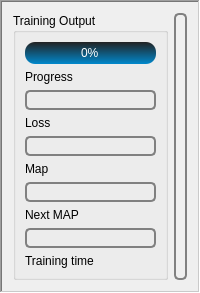
                 <widget class="QFrame" name="frame_9">
                  <property name="frameShape">
                   <enum>QFrame::WinPanel</enum>
                  </property>
                  <property name="frameShadow">
                   <enum>QFrame::Sunken</enum>
                  </property>
                  <layout class="QGridLayout" name="gridLayout">
                   <item row="0" column="0">
                    <widget class="QGroupBox" name="groupBox_10">
                     <property name="title">
                      <string>Training Output</string>
                     </property>
                     <layout class="QVBoxLayout" name="verticalLayout_10">
                      <item>
                       <widget class="QProgressBar" name="progress_label">
                        <property name="sizePolicy">
                         <sizepolicy hsizetype="Expanding" vsizetype="Fixed">
                          <horstretch>0</horstretch>
                          <verstretch>0</verstretch>
                         </sizepolicy>
                        </property>
                        <property name="maximumSize">
                         <size>
                          <width>16777215</width>
                          <height>16777215</height>
                         </size>
                        </property>
                        <property name="styleSheet">
                         <string notr="true">QProgressBar {
    background-color: qlineargradient(spread:repeat, x1:1, y1:0, x2:1, y2:1, stop:0 #222, stop:1 #0088cc);
    border-radius: 10px;
    text-align: center;
    color: #fff;
}

QProgressBar::chunk {
    background-color: qlineargradient(spread:repeat, x1:1, y1:0, x2:1, y2:1, stop:0 #0088cc, stop:1 #222);
    border-radius: 10px;
}

QProgressBar:hover {
    background-color: qlineargradient(spread:repeat, x1:1, y1:0, x2:1, y2:1, stop:0 #FFA500, stop:1 #0088cc);
    border-radius: 10px;
}</string>
                        </property>
                        <property name="value">
                         <number>0</number>
                        </property>
                        <property name="textVisible">
                         <bool>true</bool>
                        </property>
                       </widget>
                      </item>
                      <item>
                       <widget class="QLabel" name="label_4">
                        <property name="maximumSize">
                         <size>
                          <width>75</width>
                          <height>20</height>
                         </size>
                        </property>
                        <property name="text">
                         <string>Progress</string>
                        </property>
                        <property name="alignment">
                         <set>Qt::AlignLeading|Qt::AlignLeft|Qt::AlignVCenter</set>
                        </property>
                       </widget>
                      </item>
                      <item>
                       <widget class="QLabel" name="loss_label">
                        <property name="enabled">
                         <bool>true</bool>
                        </property>
                        <property name="sizePolicy">
                         <sizepolicy hsizetype="Expanding" vsizetype="Maximum">
                          <horstretch>0</horstretch>
                          <verstretch>0</verstretch>
                         </sizepolicy>
                        </property>
                        <property name="minimumSize">
                         <size>
                          <width>0</width>
                          <height>0</height>
                         </size>
                        </property>
                        <property name="maximumSize">
                         <size>
                          <width>16777215</width>
                          <height>16777215</height>
                         </size>
                        </property>
                        <property name="styleSheet">
                         <string notr="true">QLabel {
    border: 2px solid grey;
    border-radius: 5px;
    text-align: center;
    background-color: qlineargradient(x1:0, y1:0, x2:1, y2:1,
        stop:0 #eeeeee, stop:1 #dddddd);
    padding: 1px;
}

QLabel:hover {
    background-color: qlineargradient(x1:0, y1:0, x2:1, y2:1,
        stop:0 #FFA500, stop:1 #0088cc);
    border-radius: 5px;
}</string>
                        </property>
                        <property name="frameShape">
                         <enum>QFrame::WinPanel</enum>
                        </property>
                        <property name="frameShadow">
                         <enum>QFrame::Sunken</enum>
                        </property>
                        <property name="midLineWidth">
                         <number>10</number>
                        </property>
                        <property name="text">
                         <string/>
                        </property>
                       </widget>
                      </item>
                      <item>
                       <widget class="QLabel" name="label_25">
                        <property name="maximumSize">
                         <size>
                          <width>75</width>
                          <height>20</height>
                         </size>
                        </property>
                        <property name="text">
                         <string>Loss</string>
                        </property>
                        <property name="alignment">
                         <set>Qt::AlignLeading|Qt::AlignLeft|Qt::AlignVCenter</set>
                        </property>
                       </widget>
                      </item>
                      <item>
                       <widget class="QLabel" name="map_label">
                        <property name="enabled">
                         <bool>true</bool>
                        </property>
                        <property name="sizePolicy">
                         <sizepolicy hsizetype="Expanding" vsizetype="Maximum">
                          <horstretch>0</horstretch>
                          <verstretch>0</verstretch>
                         </sizepolicy>
                        </property>
                        <property name="minimumSize">
                         <size>
                          <width>0</width>
                          <height>0</height>
                         </size>
                        </property>
                        <property name="maximumSize">
                         <size>
                          <width>16777215</width>
                          <height>16777215</height>
                         </size>
                        </property>
                        <property name="styleSheet">
                         <string notr="true">QLabel {
    border: 2px solid grey;
    border-radius: 5px;
    text-align: center;
    background-color: qlineargradient(x1:0, y1:0, x2:1, y2:1,
        stop:0 #eeeeee, stop:1 #dddddd);
    padding: 1px;
}

QLabel:hover {
    background-color: qlineargradient(x1:0, y1:0, x2:1, y2:1,
        stop:0 #FFA500, stop:1 #0088cc);
    border-radius: 5px;
}</string>
                        </property>
                        <property name="frameShape">
                         <enum>QFrame::WinPanel</enum>
                        </property>
                        <property name="frameShadow">
                         <enum>QFrame::Sunken</enum>
                        </property>
                        <property name="midLineWidth">
                         <number>10</number>
                        </property>
                        <property name="text">
                         <string/>
                        </property>
                       </widget>
                      </item>
                      <item>
                       <widget class="QLabel" name="label_34">
                        <property name="maximumSize">
                         <size>
                          <width>75</width>
                          <height>20</height>
                         </size>
                        </property>
                        <property name="text">
                         <string>Map</string>
                        </property>
                        <property name="alignment">
                         <set>Qt::AlignLeading|Qt::AlignLeft|Qt::AlignVCenter</set>
                        </property>
                       </widget>
                      </item>
                      <item>
                       <widget class="QLabel" name="next_map">
                        <property name="enabled">
                         <bool>true</bool>
                        </property>
                        <property name="sizePolicy">
                         <sizepolicy hsizetype="Expanding" vsizetype="Maximum">
                          <horstretch>0</horstretch>
                          <verstretch>0</verstretch>
                         </sizepolicy>
                        </property>
                        <property name="minimumSize">
                         <size>
                          <width>0</width>
                          <height>0</height>
                         </size>
                        </property>
                        <property name="maximumSize">
                         <size>
                          <width>167777</width>
                          <height>16777215</height>
                         </size>
                        </property>
                        <property name="styleSheet">
                         <string notr="true">QLabel {
    border: 2px solid grey;
    border-radius: 5px;
    text-align: center;
    background-color: qlineargradient(x1:0, y1:0, x2:1, y2:1,
        stop:0 #eeeeee, stop:1 #dddddd);
    padding: 1px;
}

QLabel:hover {
    background-color: qlineargradient(x1:0, y1:0, x2:1, y2:1,
        stop:0 #FFA500, stop:1 #0088cc);
    border-radius: 5px;
}</string>
                        </property>
                        <property name="frameShape">
                         <enum>QFrame::WinPanel</enum>
                        </property>
                        <property name="frameShadow">
                         <enum>QFrame::Sunken</enum>
                        </property>
                        <property name="midLineWidth">
                         <number>10</number>
                        </property>
                        <property name="text">
                         <string/>
                        </property>
                       </widget>
                      </item>
                      <item>
                       <widget class="QLabel" name="label_49">
                        <property name="maximumSize">
                         <size>
                          <width>75</width>
                          <height>20</height>
                         </size>
                        </property>
                        <property name="text">
                         <string>Next MAP</string>
                        </property>
                        <property name="alignment">
                         <set>Qt::AlignLeading|Qt::AlignLeft|Qt::AlignVCenter</set>
                        </property>
                       </widget>
                      </item>
                      <item>
                       <widget class="QLabel" name="time_stop">
                        <property name="enabled">
                         <bool>true</bool>
                        </property>
                        <property name="sizePolicy">
                         <sizepolicy hsizetype="Expanding" vsizetype="Maximum">
                          <horstretch>0</horstretch>
                          <verstretch>0</verstretch>
                         </sizepolicy>
                        </property>
                        <property name="minimumSize">
                         <size>
                          <width>0</width>
                          <height>0</height>
                         </size>
                        </property>
                        <property name="maximumSize">
                         <size>
                          <width>16777215</width>
                          <height>16777215</height>
                         </size>
                        </property>
                        <property name="styleSheet">
                         <string notr="true">QLabel {
    border: 2px solid grey;
    border-radius: 5px;
    text-align: center;
    background-color: qlineargradient(x1:0, y1:0, x2:1, y2:1,
        stop:0 #eeeeee, stop:1 #dddddd);
    padding: 1px;
}

QLabel:hover {
    background-color: qlineargradient(x1:0, y1:0, x2:1, y2:1,
        stop:0 #FFA500, stop:1 #0088cc);
    border-radius: 5px;
}</string>
                        </property>
                        <property name="frameShape">
                         <enum>QFrame::WinPanel</enum>
                        </property>
                        <property name="frameShadow">
                         <enum>QFrame::Sunken</enum>
                        </property>
                        <property name="midLineWidth">
                         <number>10</number>
                        </property>
                        <property name="text">
                         <string/>
                        </property>
                       </widget>
                      </item>
                      <item>
                       <widget class="QLabel" name="label_67">
                        <property name="maximumSize">
                         <size>
                          <width>75</width>
                          <height>20</height>
                         </size>
                        </property>
                        <property name="text">
                         <string>Training time</string>
                        </property>
                        <property name="alignment">
                         <set>Qt::AlignLeading|Qt::AlignLeft|Qt::AlignVCenter</set>
                        </property>
                       </widget>
                      </item>
                     </layout>
                    </widget>
                   </item>
                   <item row="0" column="1">
                    <widget class="QLabel" name="image_label_2">
                     <property name="minimumSize">
                      <size>
                       <width>0</width>
                       <height>0</height>
                      </size>
                     </property>
                     <property name="maximumSize">
                      <size>
                       <width>300</width>
                       <height>300</height>
                      </size>
                     </property>
                     <property name="styleSheet">
                      <string notr="true">QLabel {
    border: 2px solid grey;
    border-radius: 5px;
    text-align: center;
    background-color: qlineargradient(x1:0, y1:0, x2:1, y2:1,
        stop:0 #eeeeee, stop:1 #dddddd);
    padding: 1px;
}

QLabel:hover {
    background-color: qlineargradient(x1:0, y1:0, x2:1, y2:1,
        stop:0 #FFA500, stop:1 #0088cc);
    border-radius: 5px;
}</string>
                     </property>
                     <property name="frameShape">
                      <enum>QFrame::WinPanel</enum>
                     </property>
                     <property name="frameShadow">
                      <enum>QFrame::Raised</enum>
                     </property>
                     <property name="lineWidth">
                      <number>200</number>
                     </property>
                     <property name="midLineWidth">
                      <number>100</number>
                     </property>
                     <property name="text">
                      <string/>
                     </property>
                     <property name="scaledContents">
                      <bool>true</bool>
                     </property>
                     <property name="alignment">
                      <set>Qt::AlignJustify|Qt::AlignVCenter</set>
                     </property>
                    </widget>
                   </item>
                  </layout>
                 </widget>
